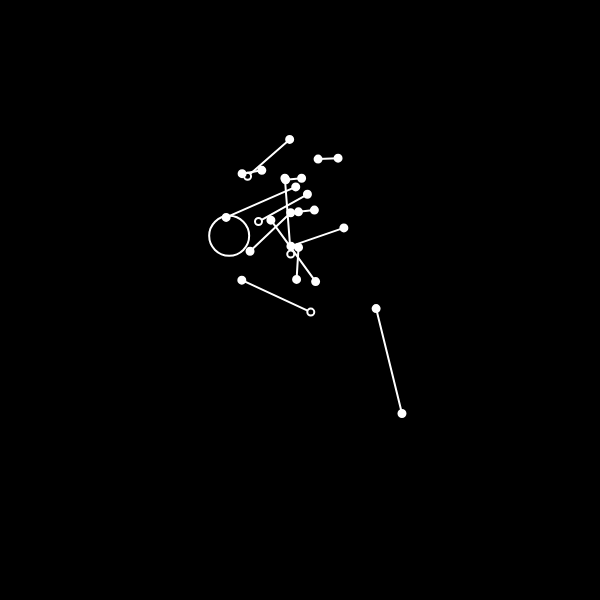
Frame 1 (no input)
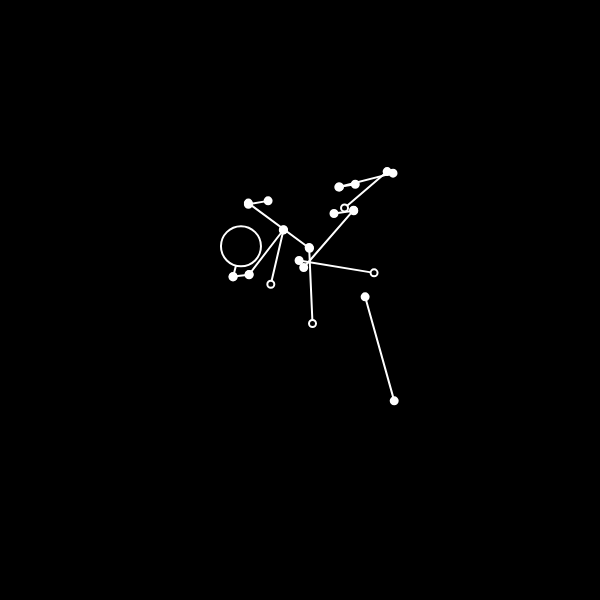
Frame 60 (no input)
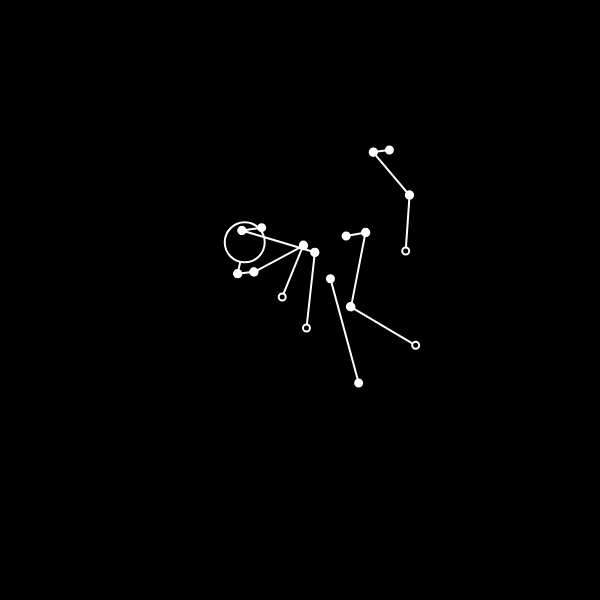
Frame 120 (the mouse pressed at the canvas centre since frame 60)

The p5.js sketch that drew these frames (run headless with seeded random() and noise() and a simulated clock; from frame 60 on, the mouse is pressed at the canvas centre):

// p5.js sketch
// ── sketch.js
let unidade = 40;
let peso = 2;
let segmentos = [];
let margem = unidade * 4;

let c = 255;
let bg = 0;

function setup() {
  createCanvas(600, 600);
  noFill();
  stroke(c);
  strokeWeight(peso);
  angleMode(DEGREES);

  segmentos.push(new Segmento(unidade * 0.8, [1, 2], [0, 180])); // pescoço
  segmentos.push(new Segmento(unidade * 2.7, [2, 3], [0, 180])); // tronco
  segmentos.push(new Segmento(unidade * 0.4, [2, 4], [160, 200])); // ombros
  segmentos.push(new Segmento(unidade * 1.4, [4, 5])); // braços
  segmentos.push(new Segmento(unidade * 1.4, [5, 0])); // antebraços
  segmentos.push(new Segmento(0, [null, 1], [0, 0])); // cabeça
  segmentos.push(new Segmento(unidade * 0.4, [2, 6], [-20, 20])); // ombros
  segmentos.push(new Segmento(unidade * 1.4, [6, 7])); // braços
  segmentos.push(new Segmento(unidade * 1.4, [7, 0])); // antebraços
  segmentos.push(new Segmento(unidade * 0.5, [3, 8], [160, 200])); // ancas
  segmentos.push(new Segmento(unidade * 1.9, [8, 9])); // coxas
  segmentos.push(new Segmento(unidade * 1.9, [9, 0], [-45, 225])); // pernas
  segmentos.push(new Segmento(unidade * 0.5, [3, 10], [-20, 20])); // ancas
  segmentos.push(new Segmento(unidade * 1.9, [10, 11])); // coxas
  segmentos.push(new Segmento(unidade * 1.9, [11, 0], [-45, 225])); // pernas
}

function draw() {
  background(bg);

  let starts = [];
  let ends = [];

  segmentos.forEach((s) => {
    s.update();
    s.display();
    starts.push({ seg: s, id: s.pontos[0], pos: s.start });
    ends.push({ seg: s, id: s.pontos[1], pos: s.end });
  });

  for (let e = 0; e < ends.length; e++) {
    for (let s = 0; s < starts.length; s++) {
      if (starts[s].id !== ends[e].id) continue;
      let distancia = distPoints(starts[s].pos, ends[e].pos);
      if (distancia < unidade * 2) {
        starts[s].seg.snap = ends[e].pos;
      }
    }
  }
}

class Segmento {
  constructor(tamanho, pontos, amplitude = [-90, 270]) {
    this.tamanho = tamanho;
    this.pontos = pontos;
    this.amplitude = amplitude;
    this.seed = random(1000);
    this.snap = null;
  }

  update() {
    let n = frameCount * 0.003 + this.seed;

    this.angle = map(noise(n), 0, 1, this.amplitude[0], this.amplitude[1]);
    this.position = {
      x: map(noise(n + 9999), 0, 1, margem, width - margem),
      y: map(noise(n + 999999), 0, 1, unidade, height - margem),
    };
    this.rotation = {
      x: cos(this.angle) * this.tamanho,
      y: sin(this.angle) * this.tamanho,
    };
    if (this.snap) {
      let d = dist(this.start.x, this.start.y, this.snap.x, this.snap.y);
      if (d > peso * 2) {
        this.start.x = lerp(this.start.x, this.snap.x, 0.2);
        this.start.y = lerp(this.start.y, this.snap.y, 0.2);
      } else {
        this.start.x = this.snap.x;
        this.start.y = this.snap.y;
      }
    } else {
      this.start = {
        x: this.position.x,
        y: this.position.y,
      };
    }
    this.end = {
      x: this.start.x + this.rotation.x,
      y: this.start.y + this.rotation.y,
    };
  }

  display() {
    noFill();

    if (this.pontos[0] == null) {
      fill(bg);
      circle(this.start.x, this.start.y, unidade);
    } else {
      line(this.start.x, this.start.y, this.end.x, this.end.y);
      fill(this.pontos[1] == 0 ? bg : c);
      circle(this.end.x, this.end.y, peso * 3.5);
      fill(this.pontos[0] == 0 ? bg : c);
      circle(this.start.x, this.start.y, peso * 3.5);
    }
  }
}

function distPoints(a, b) {
  return dist(a.x, a.y, b.x, b.y);
}
